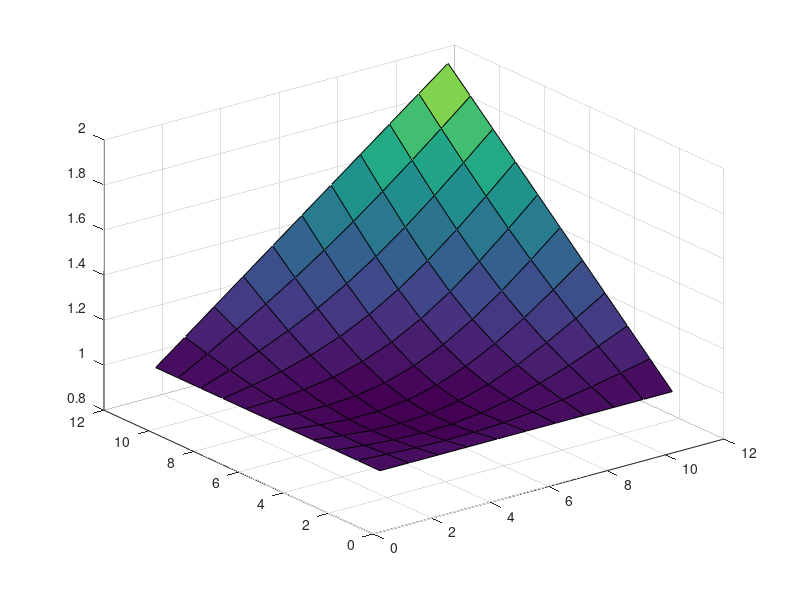

Reproduce this figure in MATLAB.
dx=0.1;
dy=0.1;
u_x_y = @(x,y) x*y+1;
N=11;
tol = 0.01;
u = zeros(N,N);
x=0:dx:1;
y=0:dy:1;
u(1,1:N) = u_x_y(x(1),y);
u(1:N,1) = u_x_y(x,y(1));
u(N,1:N) = u_x_y(x(N),y);
u(1:N,N) = u_x_y(x,y(N));
run=true;
iterationsLessThanTolerance = 0;
k = 0;
while(run)
    utemp = u;
    utemp(2:N-1,2:N-1) = (u(1:N-2,2:N-1)+u(3:N,2:N-1)+u(2:N-1,1:N-2)+u(2:N-1,3:N))/4;
    if(abs(u(2:N-1,2:N-1)-utemp(2:N-1,2:N-1)) < tol)
        iterationsLessThanTolerance = iterationsLessThanTolerance + 1;
    else
        iterationsLessThanTolerance = 0;
    end
    if(iterationsLessThanTolerance == 2)
        run=false;
    end
    u = utemp;
    k = k + 1;
end
surf(u);